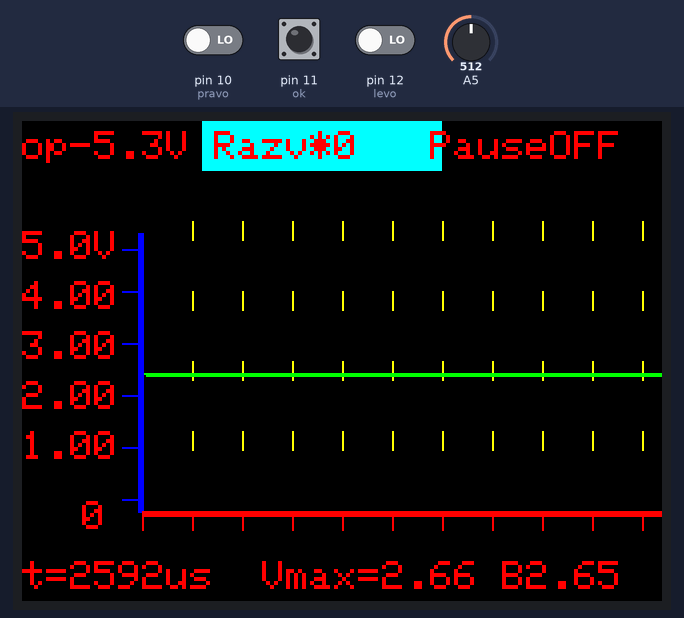
The sketch below on a simulated Arduino Nano, built with avr-gcc and run on an emulated ATmega328P. Parts: 320×240 colour display. The test bench sets the inputs (shaded band); at power-on: pin 11 (ok) LOW, A5 = 512, pin 10 (pravo) LOW, pin 12 (levo) LOW.

Above: at 1.34 s.
2.0 s: pin 11 (ok) pulled HIGH for 1 s
At 2.93 s:
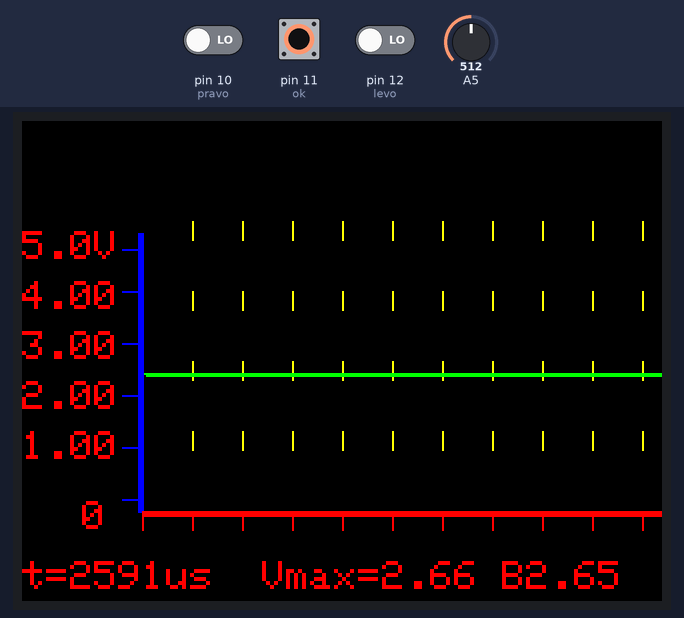
3.6 s: A5 set to 716
At 5.2 s:
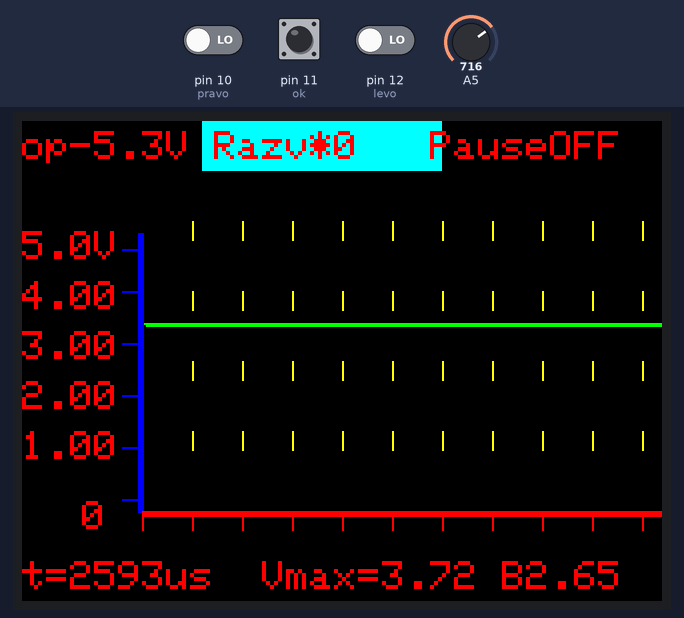
5.5 s: pin 10 (pravo) driven HIGH
At 6.43 s:
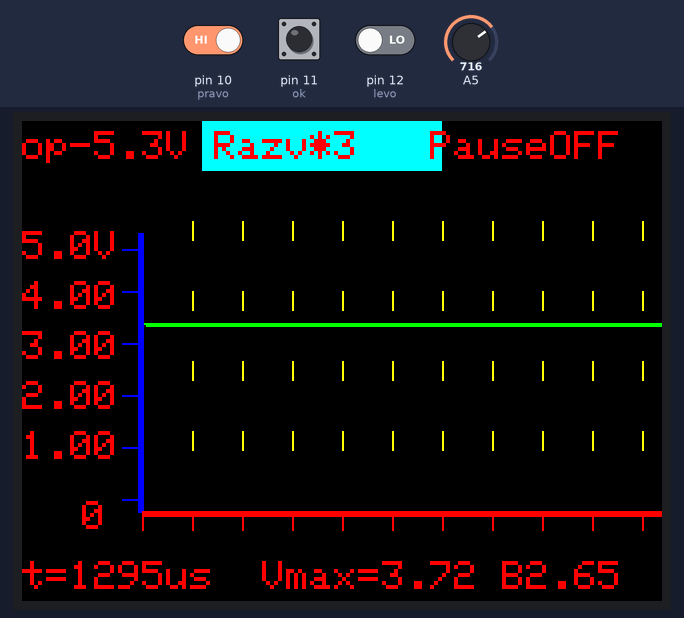
7.0 s: pin 12 (levo) driven HIGH
At 7.26 s:
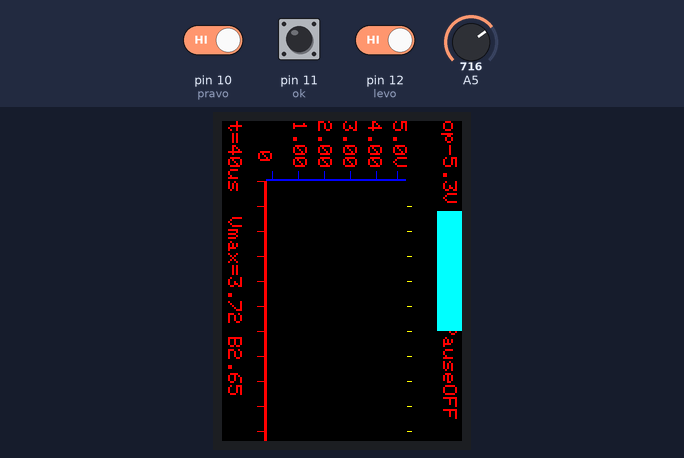
8.5 s: pin 11 (ok) pulled HIGH for 0.15 s
At 9.5 s:
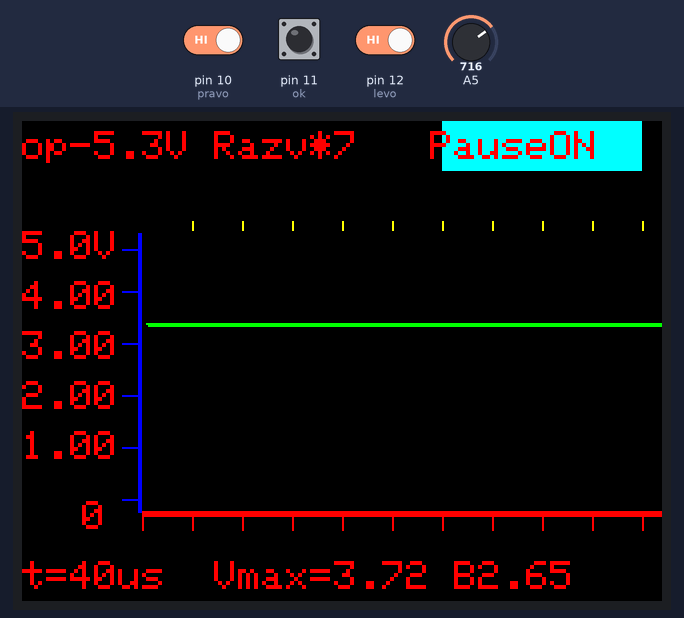
10.7 s: pin 10 (pravo) driven LOW
Timing chart, 0 to 13.7 s (numbered marks = the images above; inputs shaded):
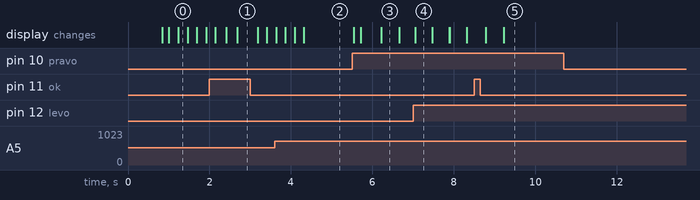

The sketch:

PULTOSCOPE_TFT.ino
```cpp
//страничка проекта http://srukami.inf.ua/pultoscop_v2.html
//дистплей TFT SPFD5408
#include <Adafruit_GFX.h>    // Core graphics library
#include <Adafruit_TFTLCD.h> // Hardware-specific library
#define LCD_CS A3 // Chip Select goes to Analog 3
#define LCD_CD A2 // Command/Data goes to Analog 2
#define LCD_WR A1 // LCD Write goes to Analog 1
#define LCD_RD A0 // LCD Read goes to Analog 0
#define LCD_RESET A4 // Can alternately just connect to Arduino's reset pin
#define  BLACK   0x0000
#define BLUE    0x001F
#define RED     0xF800
#define GREEN   0x07E0
#define CYAN    0x07FF
#define MAGENTA 0xF81F
#define YELLOW  0xFFE0
#define WHITE   0xFFFF
Adafruit_TFTLCD tft(LCD_CS, LCD_CD, LCD_WR, LCD_RD, LCD_RESET);
//пользовательские настройки!!!!!!!!!!!!!!!!!!!!!!!!!!!!!!!!!!!!!!!!!!!!!!!!!!!
#define levo 12
#define ok 11
#define pravo 10
#define vertikal 2   //размер вертикальной сеткаи(если "0" отключениа)
//пользовательские настройки!!!!!!!!!!!!!!!!!!!!!!!!!!!!!!!!!!!!!!!!!!!!!!!!!!!
byte mass[501];//массив АЦП
byte massDEL[501];
byte menu=1;//переменная верхнего меню
byte razv=0;//значение развертки
float x=60;//счетчик оси Х
int Vmax=0;// максимальное напряжение
float Vakb=0;//напряженеиЕКБ
unsigned long t=0;//переменная для ращета развертки
unsigned long pause=0;//переменная для замены Delay
int t_del=0; //значение цены деления развертки в микросекундах
bool opornoe=1; //флаг опорного напряжения
bool paus=0; //флаг режима паузы
bool clen_p=0;//флаг чистки паузы
void setup(){
    Vakb=analogRead(A6)*5.3/1024;//проверка напряжения на АКБ
    if(opornoe==0){ADMUX = 0b11100101;}//выбор внутреннего опорного 1,1В
    if(opornoe==1){ADMUX = 0b01100101;}//Выбор внешнего опорного
    uint16_t identifier = tft.readID();
    tft.begin(identifier);
    delay(50);
    tft.fillScreen(BLACK);
    delay(500);
}
void Zamer(){//заполнение буфера АЦП
  if (razv>=6){ADCSRA = 0b11100010;}//delitel 4
  if (razv==5){ADCSRA = 0b11100011;}//delitel 8
  if (razv==4){ADCSRA = 0b11100100;}//delitel 16
  if (razv==3){ADCSRA = 0b11100101;}//delitel 32
  if (razv==2){ADCSRA = 0b11100110;}//delitel 64
  if (razv<2){ADCSRA = 0b11100111;}//delitel 128
  if (razv==0){
      t=micros();
      for(int i=0;i<500;i++){
          while ((ADCSRA & 0x10)==0);
          ADCSRA|=0x10;
          delayMicroseconds(100);
          mass[i]=ADCH;
      }
      t= micros()-t;
      t_del=t*25/501;
  }
  if (razv>0){
      t=micros();
      for(int i=0;i<500;i++){
          while ((ADCSRA & 0x10)==0);
          ADCSRA|=0x10;
          mass[i]=ADCH;
      }
      t= micros()-t;
      t_del=t*25/501;
  }

}
void MenuT(){//перерисовка нижнего меню
    tft.setRotation(0);
    tft.fillRect(0, 20, 20,320, BLACK);//стирание поля меню низ
    //tft.fillRect(0, 15, 25,75, CYAN);//стирание
    //tft.fillRect(0, 170, 25,65, CYAN);//стирание
    tft.setRotation(1);
    tft.setCursor(0,220);
    tft.print("t=");
    if(razv<7){tft.print(t_del);}
    if(razv==7){tft.print(t_del/2);}
    if(razv==8){tft.print(t_del/3);}
    if(razv==9){tft.print(t_del/4);}
    if(razv==10){tft.print(t_del/5);}
    tft.print("us  ");
    tft.print("Vmax=");
    if(opornoe==0){tft.print(Vmax*1.1/255);}
    if(opornoe==1){tft.print(Vmax*5.3/255);}
    tft.print(" ");
    tft.print("B");
    tft.print(Vakb);
}

void loop() {
Zamer();
//отрисовка и перебор меню###############################
if(menu==0){
  tft.setRotation(1);
  tft.setTextColor(RED);
  tft.setTextSize(2);
  tft.fillRect(0, 0, 85, 25, CYAN);
  tft.setCursor(0,5);
  if(opornoe==0){tft.print("op-1.1V ");}
  if(opornoe==1){tft.print("op-5.3V ");}
  if(digitalRead(pravo)==HIGH){
    tft.setRotation(0);
    tft.fillRect(65, 0, 120, 50, BLACK);//стирание напряжения
    tft.fillRect(45, 60, 140, 260, BLACK);//стиране поля графика
    opornoe=!opornoe;}
  if(digitalRead(levo)==HIGH){
    tft.setRotation(0);
    tft.setRotation(0);
     tft.fillRect(45, 60, 140, 260, BLACK);//стиране поля графика
    tft.fillRect(65, 0, 120, 50, BLACK);//стирание напряжения
    opornoe=!opornoe;}
  tft.setRotation(1);
  tft.print("Razv*");
  tft.print(razv);
  tft.print("   PauseOFF");
}
if(menu==1){
  tft.setRotation(1);
  tft.setTextColor(RED);
  tft.setTextSize(2);
  tft.fillRect(90, 0,120, 25, CYAN);
  tft.setCursor(0,5);
  if(opornoe==0){tft.print("op-1.1V ");}
  if(opornoe==1){tft.print("op-5.3V ");}
  if(digitalRead(pravo)==HIGH){//доработать скорость
  tft.setRotation(0);
  tft.fillRect(45, 60, 140, 260, BLACK);//стиране поля графика
  razv++;
  if(razv==11){razv=10;}
  }
  if(digitalRead(levo)==HIGH){//доработать скорость
  tft.setRotation(0);
  tft.fillRect(45, 60, 140, 260, BLACK);//стиране поля графика
  razv--;
  if(razv==255){razv=0;}
  }
  tft.setRotation(1);
  tft.print("Razv*");
  tft.print(razv);
  tft.print("   PauseOFF");
}
if(menu==2){//пауза
  paus=1;
  if(clen_p==0){
  clen_p=1;
  tft.setRotation(1);
  tft.setTextColor(RED);
  tft.setTextSize(2);
  tft.fillRect(210, 0,100, 25, CYAN);
  tft.setCursor(0,5);
  if(opornoe==0){tft.print("op-1.1V ");}
  if(opornoe==1){tft.print("op-5.3V ");}
  tft.print("Razv*");
  tft.print(razv);
  if(paus==0){tft.print("   PauseOFF");}
  if(paus==1){tft.print("   PauseON");}
}
}
if(digitalRead(ok)==HIGH){
  menu++;
  tft.setRotation(0);
  tft.fillRect(45, 60, 140, 260, BLACK);//стиране поля графика
  if(menu==3){menu=0;paus=0;clen_p=0;}
  tft.setRotation(1);
  tft.fillRect(0, 0,320, 25, BLACK);
}
//отрисовка и перебор меню###############################
//Выбор опорного#########################################
if(opornoe==0){ADMUX = 0b11100101;}//выбор внутреннего опорного 1,1В
if(opornoe==1){ADMUX = 0b01100101;}//Выбор внешнего опорного
delay(5);
//Выбор опорного#########################################
tft.setRotation(0);
//ось напряжения##########################################
tft.drawFastHLine(44,60,140,BLUE);tft.drawFastHLine(44,59,140,BLUE);tft.drawFastHLine(44,58,140,BLUE);
tft.drawFastVLine(50,50,10, BLUE);tft.drawFastVLine(76,50,10, BLUE);tft.drawFastVLine(102,50,10, BLUE);
tft.drawFastVLine(128,50,10, BLUE);tft.drawFastVLine(154,50,10, BLUE);tft.drawFastVLine(175,50,10, BLUE);
//ось времени#############################################
tft.drawFastVLine(44,60,270, RED);tft.drawFastVLine(43,60,270, RED);tft.drawFastVLine(42,60,270, RED);
tft.drawFastHLine(35,60,10,RED);tft.drawFastHLine(35,85,10,RED);tft.drawFastHLine(35,110,10,RED);tft.drawFastHLine(35,135,10,RED);
tft.drawFastHLine(35,160,10,RED);tft.drawFastHLine(35,185,10,RED);tft.drawFastHLine(35,210,10,RED);tft.drawFastHLine(35,235,10,RED);
tft.drawFastHLine(35,260,10,RED);tft.drawFastHLine(35,285,10,RED);tft.drawFastHLine(35,310,10,RED);
//ось времени#############################################
//сетка вертикальная #####################################
tft.drawFastHLine(75,310,5*vertikal,YELLOW);tft.drawFastHLine(110,310,5*vertikal,YELLOW);tft.drawFastHLine(145,310,5*vertikal,YELLOW);tft.drawFastHLine(180,310,5*vertikal,YELLOW);
tft.drawFastHLine(75,285,5*vertikal,YELLOW);tft.drawFastHLine(110,285,5*vertikal,YELLOW);tft.drawFastHLine(145,285,5*vertikal,YELLOW);tft.drawFastHLine(180,285,5*vertikal,YELLOW);
tft.drawFastHLine(75,260,5*vertikal,YELLOW);tft.drawFastHLine(110,260,5*vertikal,YELLOW);tft.drawFastHLine(145,260,5*vertikal,YELLOW);tft.drawFastHLine(180,260,5*vertikal,YELLOW);
tft.drawFastHLine(75,235,5*vertikal,YELLOW);tft.drawFastHLine(110,235,5*vertikal,YELLOW);tft.drawFastHLine(145,235,5*vertikal,YELLOW);tft.drawFastHLine(180,235,5*vertikal,YELLOW);
tft.drawFastHLine(75,210,5*vertikal,YELLOW);tft.drawFastHLine(110,210,5*vertikal,YELLOW);tft.drawFastHLine(145,210,5*vertikal,YELLOW);tft.drawFastHLine(180,210,5*vertikal,YELLOW);
tft.drawFastHLine(75,185,5*vertikal,YELLOW);tft.drawFastHLine(110,185,5*vertikal,YELLOW);tft.drawFastHLine(145,185,5*vertikal,YELLOW);tft.drawFastHLine(180,185,5*vertikal,YELLOW);
tft.drawFastHLine(75,160,5*vertikal,YELLOW);tft.drawFastHLine(110,160,5*vertikal,YELLOW);tft.drawFastHLine(145,160,5*vertikal,YELLOW);tft.drawFastHLine(180,160,5*vertikal,YELLOW);
tft.drawFastHLine(75,135,5*vertikal,YELLOW);tft.drawFastHLine(110,135,5*vertikal,YELLOW);tft.drawFastHLine(145,135,5*vertikal,YELLOW);tft.drawFastHLine(180,135,5*vertikal,YELLOW);
tft.drawFastHLine(75,110,5*vertikal,YELLOW);tft.drawFastHLine(110,110,5*vertikal,YELLOW);tft.drawFastHLine(145,110,5*vertikal,YELLOW);tft.drawFastHLine(180,110,5*vertikal,YELLOW);
tft.drawFastHLine(75,85,5*vertikal,YELLOW);tft.drawFastHLine(110,85,5*vertikal,YELLOW);tft.drawFastHLine(145,85,5*vertikal,YELLOW);tft.drawFastHLine(180,85,5*vertikal,YELLOW);
//сетка вертикальная #####################################
tft.setRotation(1);
tft.setTextColor(RED);
tft.setTextSize(2);
//шкала напряжения########################################
if(opornoe==0){
    tft.setCursor(30, 190);tft.println("0");
    tft.setCursor(0, 155);tft.println("0.22");
    tft.setCursor(0, 130);tft.println("0.44");
    tft.setCursor(0,105);tft.println("0.66");
    tft.setCursor(0, 80);tft.println("0.88");
    tft.setCursor(0, 55);tft.println("1.1V");
}
if(opornoe==1){
    tft.setCursor(30, 190);tft.println("0");
    tft.setCursor(0, 155);tft.println("1.00");
    tft.setCursor(0, 130);tft.println("2.00");
    tft.setCursor(0,105);tft.println("3.00");
    tft.setCursor(0, 80);tft.println("4.00");
    tft.setCursor(0, 55);tft.println("5.0V");
}
//шкала напряжения########################################
if(paus==0){MenuT();}
//максимальное значение сигнала##########################
Vmax=0;
for(int i=0;i<500;i++){
        if(Vmax<mass[i]){ Vmax=mass[i];}
}
//максимальное значение сигнала##########################
//отрисовка графика№№№№№№№№№№№№№№№№№№№№№
if(paus==0){
  tft.setRotation(0);
  //tft.fillRect(45, 60, 140, 260, BLACK);//стиране графика
  x=60;
  for(int y=0;y<260;y++){
      tft.setRotation(1);
      if(razv<7){x++;}
      if(razv==7){x=x+2;}
      if(razv==8){x=x+3;}
      if(razv==9){x=x+4;}
      if(razv==10){x=x+5;}
      tft.drawLine(x+1,190-massDEL[y]/2+1, x+2,190-massDEL[y+1]/2+1, BLACK);//стираем график
      tft.drawLine(x,190-massDEL[y]/2, x+1,190-massDEL[y+1]/2, BLACK);//стираем график
      tft.drawLine(x+1,190-mass[y]/2+1, x+2,190-mass[y+1]/2+1, GREEN);//график
      tft.drawLine(x,190-mass[y]/2, x+1,190-mass[y+1]/2, GREEN);//график

  }
  for(int i=0;i<500;i++){massDEL[i]=mass[i];}
}
if(paus==1){//режим паузы
    //tft.setRotation(0);
    //tft.fillRect(45, 60, 140, 260, BLACK);//стиране графика
    if(digitalRead(pravo)==HIGH){//листаем
        tft.setRotation(0);
        tft.fillRect(45, 60, 140, 260, BLACK);//стиране графика
      x=60;
      for(int y=0;y<260;y++){
          tft.setRotation(1);
          if(razv<7){x++;}
          if(razv==7){x=x+2;}
          if(razv==8){x=x+3;}
          if(razv==9){x=x+4;}
          if(razv==10){x=x+5;}
      tft.drawLine(x+1,190-mass[y]/2+1, x+2,190-mass[y+1]/2+1, GREEN);//график
      tft.drawLine(x,190-mass[y]/2, x+1,190-mass[y+1]/2, GREEN);//график
      }
      MenuT();
    }
    if(digitalRead(levo)==HIGH){//листаем
      tft.setRotation(0);
      tft.fillRect(45, 60, 140, 260, BLACK);//стиране графика
      x=60;
      for(int y=0;y<260;y++){
          tft.setRotation(1);
          if(razv<7){x++;}
          if(razv==7){x=x+2;}
          if(razv==8){x=x+3;}
          if(razv==9){x=x+4;}
          if(razv==10){x=x+5;}
      tft.drawLine(x+1,190-mass[y]/2+1, x+2,190-mass[y+1]/2+1, GREEN);//график
      tft.drawLine(x,190-mass[y]/2, x+1,190-mass[y+1]/2, GREEN);//график
      }
      MenuT();
    }
}
//отрисовка графика№№№№№№№№№№№№№№№№№№№№№
}
```

Measured:
- after the input at 5.5 s, the display: first changes after 0.05 s (image 3 shows a later state)
- after the input at 8.5 s, the display: first changes after 0.28 s (image 5 shows a later state)
- after the input at 10.7 s, every drawn part: stays the same
- what the display in image 3 shows lasts 0.5 s, from 6.2 s to 6.7 s
